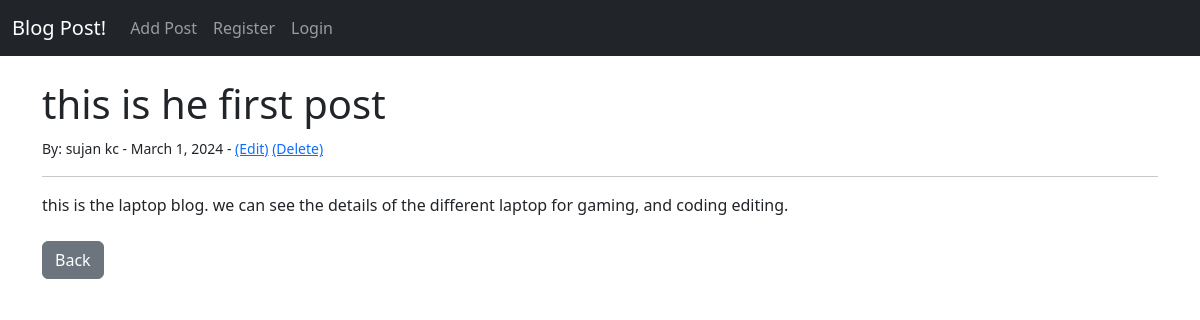
The app's page /article/22/ with its own data.
### theblog/models.py (models this page shows, shortened)
class Post(models.Model):
    title = models.CharField(max_length=250)
    title_tag = models.CharField(max_length=250,)
    author = models.ForeignKey(User, on_delete=models.CASCADE)
    content = models.TextField()
    post_date = models.DateField(auto_now_add=True)

### theblog/views.py (the view)
# urls.py: path('article/<int:pk>/',ArticleDetailView.as_view(), name ='article-detail'),
class ArticleDetailView(DetailView):
    model = Post
    template_name = 'theblog/article_details.html'

### theblog/templates/theblog/article_details.html (shortened to what this page needs)
{% extends 'theblog/base.html' %}
{% block content %}
<h1>{{ post.title }}</h1>
<small>By:
    {{ post.author.first_name }}
    {{ post.author.last_name }} -
    {{ post.post_date }} -
    <a href="{% url 'theblog:update_post' post.pk %}">(Edit)</a>
    <a href="{% url 'theblog:delete_post' post.pk %}">(Delete)</a>
</small><br/>
<hr>
{{ post.content }}
<br/><br/>
<a href="{% url 'theblog:home' %}" class="btn btn-secondary">Back</a>
{% endblock %}

### records on screen
Post: title "this is he first post", author.first_name "sujan", author.last_name "kc", post_date "March 1, 2024", content "this is the laptop blog. we can see the details of the different laptop for gaming, and coding editing."
